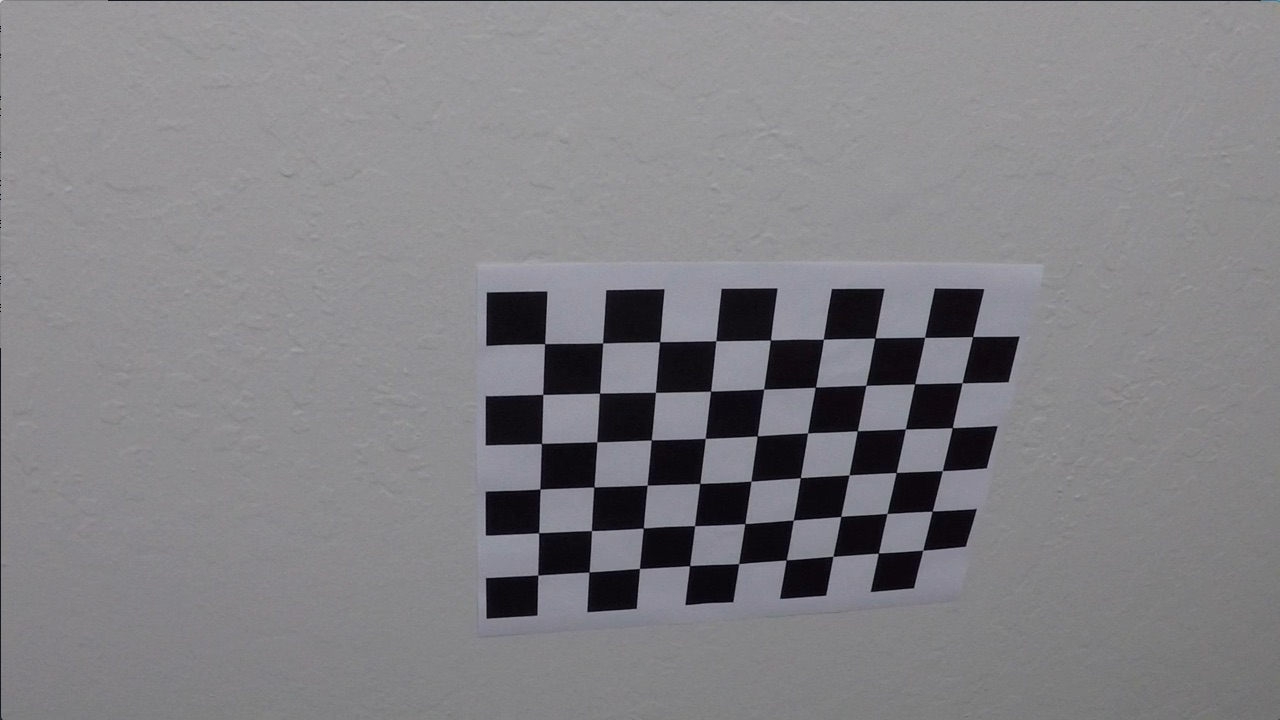
#> input picture camera_cal/calibration10.jpg, 1280 x 720 px; its folder holds only this picture in this run
$ jupyter execute --allow-errors AdvancedLaneDetection.ipynb   (shell and % lines are left out)   (older library calls are emulated)
#> lines starting #> are read from the running program, lines starting #| are printed output that depends on the picture; after the words box and inside, x2 and y2 are one past the last pixel; in counts of white or black regions, pixels touching at a corner belong together
### utils/cameraCalibration.py
import glob
import cv2
import numpy as np
import matplotlib.pyplot as plt
import math

# Ref: Use of lectures notes

# Chessboard numbers of internal corners (nx,ny)
chessboard_size = (9,6)


def calibrate_camera_matrix(path):
    """Returns camera calibration matrix for a given
    chessboard images 9x6
    """
#> called with path = 'camera_cal/*.jpg'

    object_points = []  # 3d point in real world space
    img_points = []     # 2d points in image plane.

    images = glob.glob(path)
    total_image_count = len(images)

    image_count = 1
    fig = plt.figure()


    # Make a list of calibration images
    for filename in images:
        img = cv2.imread(filename)
#> img is the input picture: shape (720, 1280, 3); mean B, G, R 133.1, 129.4, 130.2
        nx, ny = chessboard_size

	# Find the chessboard corners
        retval, corners = cv2.findChessboardCorners(img, (nx, ny))
#> retval = True; corners = 54 rows, first 8: [545.3, 343.1], [602.7, 342.8], [660.1, 341.3], [715.8, 340.7], [770.6, 340], [823.5, 339.2], [874.3, 338.5], [925.1, 337.4]
        objp = np.zeros((nx * ny, 3), np.float32)
        objp[:, :2] = np.mgrid[0: nx, 0: ny].T.reshape(-1, 2)


        if retval == True:
            object_points.append(objp)
            img_points.append(corners)

            ax = fig.add_subplot(math.ceil(total_image_count / 2), 2, image_count)
            chessboard_with_corners = cv2.drawChessboardCorners(img, (nx, ny), corners, retval)
            chessboard_with_corners = cv2.cvtColor(chessboard_with_corners, cv2.COLOR_BGR2RGB)
            ax.imshow(chessboard_with_corners)
            ax.axis('off')
            image_count += 1


    return cv2.calibrateCamera(object_points, img_points, img.shape[0:2], None, None), fig


# Function that takes an image, object points, and image points
# performs the camera calibration, image distortion correction and
# returns the undistorted image

def undistort_image(img, cameraMatrix, distCoeffs):
    """Returns undistorted image using given
    object points and image points
    """
    return cv2.undistort(img, cameraMatrix, distCoeffs)

# Helper function to write the image
def write_image(img, file):
    bgr_img = cv2.cvtColor(img, cv2.COLOR_RGB2BGR)
    cv2.imwrite(file, bgr_img)


### utils/binary_Threshold.py
import cv2
import numpy as np

# [41 lines left out: functions dir_gradient_threshold, mag_thresh, not called in this run]


def Sobel_Grad_dir_gradient(img, color=False, mag_dir_thresh=False):
    """Threshhold image on saturation channel and
    using magnitude gradient"""
    img = np.copy(img)

    # Convert to HLS color space and separate the V channel
    hls = cv2.cvtColor(img, cv2.COLOR_RGB2HLS).astype(np.float)


    ## White Color mask
    lower_white = np.array([0,210,0], dtype=np.uint8)
    upper_white = np.array([255,255,255], dtype=np.uint8)
    white_mask = cv2.inRange(hls, lower_white, upper_white)

    ## Yellow Color mask
    lower_yellow = np.array([18,0,100], dtype=np.uint8)
    upper_yellow = np.array([30,220,255], dtype=np.uint8)
    yellow_mask = cv2.inRange(hls, lower_yellow, upper_yellow)

    combined_binary = np.zeros_like(white_mask)

    # Direction of Magnitude Threshold
    if mag_dir_thresh:
        dir_mask = dir_gradient_threshold(img)
        mag_mask = mag_thresh(img)
        combined_binary[((dir_mask == 1) & (mag_mask == 1))] = 255

    if color:
        return np.dstack((white_mask, yellow_mask, combined_binary))

    else:
        combined_binary[((white_mask == 255) | (yellow_mask == 255))] = 255
        combined_binary[(combined_binary == 255)] = 1
        return combined_binary

### utils/pipeline.py
import cv2
import numpy as np
from utils import cameraCalibration
from utils.line import *
from utils.binary_Threshold import *

# DEFINE A CLASS FOR IMAGE PROCESSING PIPELINE

class Pipeline:
    line = None
    Xform_Matrix = None
    Minv = None
    cameraMat = None
    distCoeffs = None


    @staticmethod
    def set_param(l, trans_mat, minv, cammat, distcoeff):
        Pipeline.line = l
        Pipeline.Xform_Matrix = trans_mat
        Pipeline.Minv = minv
        Pipeline.cameraMat = cammat
        Pipeline.distCoeffs = distcoeff

    # [144 lines left out: function pipeline, not called in this run]


### utils/line.py
import numpy as np

class Line:
    def __init__(self):
        # if the first frame of video has been processed
        self.first_frame_processed = False

        self.img = None

        self.mse_tolerance = 0.01
        self.left_fit = [np.array([False])]
        self.right_fit = [np.array([False])]

        self.y_eval = 700
        self.midx = 640
	# Define conversions in x and y from pixels space to meters
        self.ym_per_pix = 3.0/72.0 # meters per pixel in y dimension
        self.xm_per_pix = 3.7/660.0 # meters per pixel in x dimension
        self.curvature = 0


    # [33 lines left out: functions update_coeff_polyfit, update_curvature, get_position_from_center, not called in this run]


### AdvancedLaneDetection.ipynb
# CarND-Advance Lane Detection
***

## Goals and Objectives
---

The goals / steps of this project are the following:

* Compute the camera calibration matrix and distortion coefficients given a set of chessboard images.
* Apply image distortion
* Finding a thresholded binary image (using gradients and HSV color space)
* Apply a perspective transform to rectify binary image ("birds-eye view").
* Detect lane pixels and Using sliding window technique to find the lane lines
* Determine the curvature of the lane and vehicle position with respect to center.
* Warp the detected lane boundaries back onto the original image.
* Output visual display of the lane boundaries and numerical estimation of lane curvature and vehicle position.

[cell 1]
import cv2
import os
import glob
import matplotlib.pyplot as plt

## Camera Calibration
---

Based on the Udacity's camera calibration lecture , built the array of "object points", which holds 3d point  (x, y, z) coordinates of the chessboard corners in the real world.Pass the values of the output `obj_points` and `img_points` to compute the camera calibration and distortion coefficients using the `cv2.calibrateCamera()` function.

The code for the same has been implemented in function `calibrate_camera_matrix()` file _./utils/cameraCalibration.py_

[cell 2]
from utils import cameraCalibration

[cell 3]
(ret, cameraMat, distCoeffs, rvecs, tvecs), fig = cameraCalibration.calibrate_camera_matrix(os.path.join('camera_cal','*.jpg'))
fig.set_size_inches(20,30)

Use `cv2.undistort` function which is called from `undistort_image()` in _./utils/cameraCalibration.py_) and obtained the following result:

#> (a cell that did not finish here is left out)

## Pipeline : Start with single image
---

### 1. Undistoring a Image

Using `cameraMat` and `distCoeffs` found in previous step of camera calibration, the raw image from the video is undistorted using `cv2.undistort` function.For example testing for test3,jpg image

[cell 5]
test_image = plt.imread(os.path.join('test_images', 'test3.jpg'))
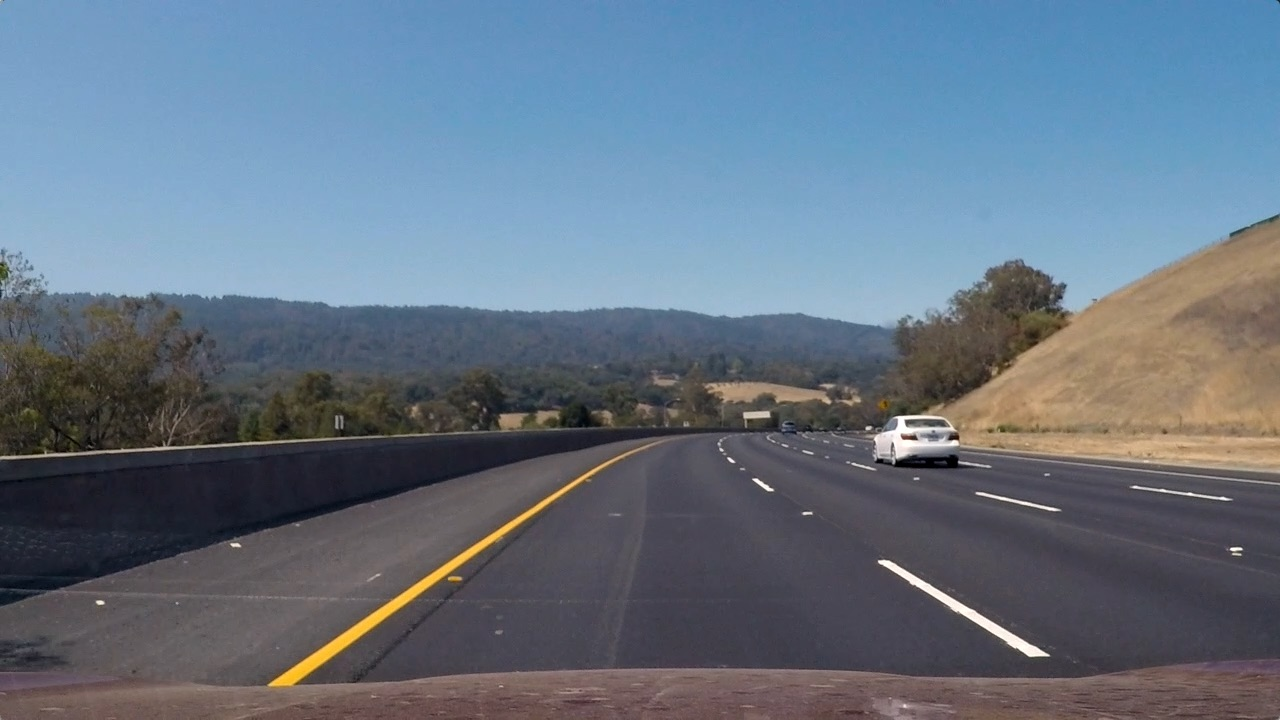
#> input picture test_images/test3.jpg, 1280 x 720 px
#> test_image is the input picture: shape (720, 1280, 3); mean R, G, B 101.1, 115.3, 130.7
undistorted_img = cameraCalibration.undistort_image(test_image, cameraMat, distCoeffs)
output_folder = 'output_images'

plt.figure(figsize=(20,10))
plt.subplot(1,2,1)
plt.imshow(test_image)
plt.title('Test input Image')
plt.axis("off")

plt.subplot(1, 2, 2)
plt.imshow(undistorted_img)
plt.title('Undistorted Output Image')
plt.axis("off")

out_file_name = os.path.join(output_folder, "undistorted_test3.jpg")
print(out_file_name)
cameraCalibration.write_image(undistorted_img, out_file_name)

### 2. Apply Binary Threashold
Use `Sobel_Grad_dir_gradient`() (in _./utils/binary_threshold.py_) to threshold white and yellow color pixels from HLS channels and seperate the V channel.

The following image shows area threshold by yellow mask and red color shows area thresholded by white mask.

[cell 6]
from utils.binary_Threshold import *

plt.figure(figsize=(20,10))
plt.subplot(1,2,1)
thresholded = Sobel_Grad_dir_gradient(test_image, color=True)
#> in Sobel_Grad_dir_gradient, `hls = cv2.cvtColor(img, cv2.COLOR_RGB2HLS).astype(np.float)`:
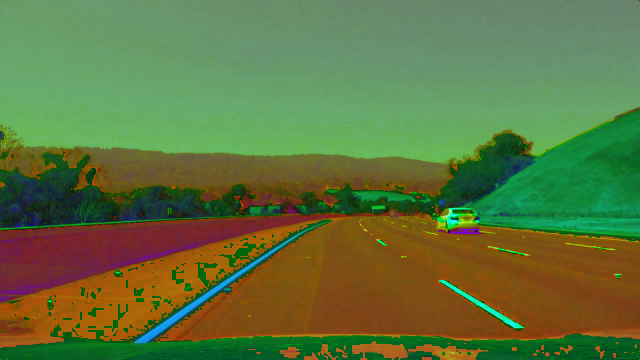
#> hls: shape (720, 1280, 3) float64 (shown at 1/2 size); mean R, G, B 94.8, 115.7, 62.1
#> in Sobel_Grad_dir_gradient, `white_mask = cv2.inRange(hls, lower_white, upper_white)`:
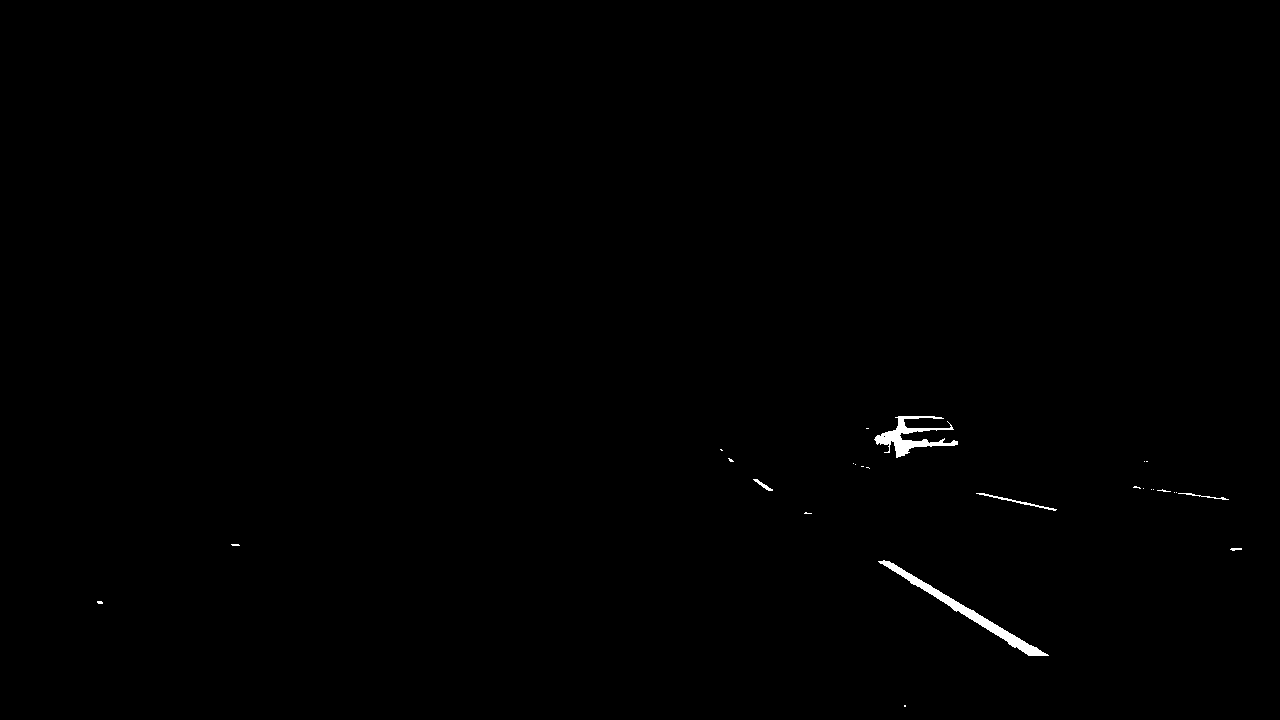
#> white_mask: shape (720, 1280); 0.34% white; 26 white regions (20 under 20 px), largest, box (x1, y1, x2, y2) and area: (878, 560, 1049, 656) 1521, (874, 416, 958, 458) 1152, (976, 493, 1057, 511) 169, (1178, 493, 1229, 500) 73, (753, 479, 773, 491) 67, (1230, 548, 1242, 551) 26
plt.imshow(thresholded)
plt.title('Contribution of Different Masks')

plt.subplot(1,2,2)
b_thresholded = Sobel_Grad_dir_gradient(test_image)
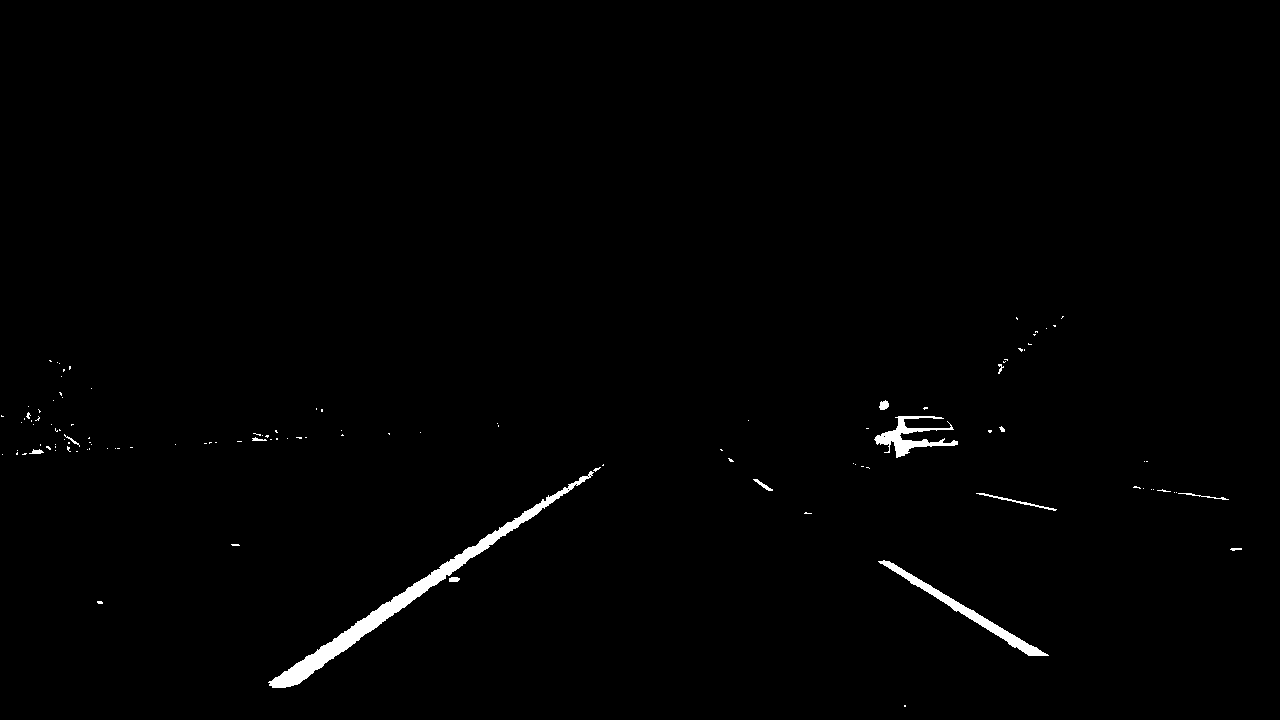
#> b_thresholded: shape (720, 1280); values 0 (black) and 1 (white), 0.89% white; 117 white regions (103 under 20 px), largest, box (x1, y1, x2, y2) and area: (268, 471, 594, 688) 4456, (878, 560, 1049, 656) 1521, (874, 416, 958, 458) 1152
plt.imshow(b_thresholded, cmap='gray')
plt.title('Thresholded Binary')
#> (the rest of the program and of its run is left out)
